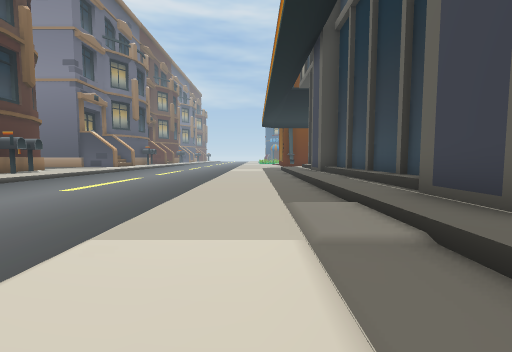
View 1 (above)

24 first-person views from a walk through a 3-D level made in the Unity game engine. The camera is 1.5 m above the floor, tilts 4° down and sees 90° across. Doors are open. The floor is counted in squares, 2 m on a side. Each view is taken from the middle of a square. On the plan, view 1 faces up. The plan holds only what a view shows up to about 9 squares ahead; the rest is blank. The place goes on beyond the plan. The player is left out.

View 2
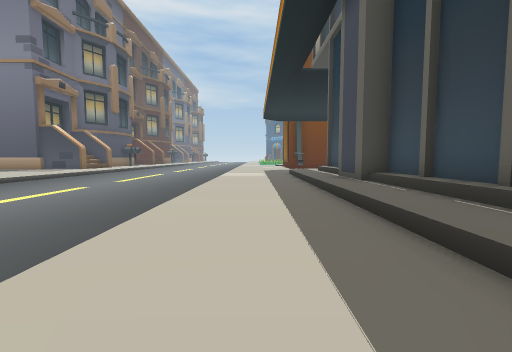

View 3
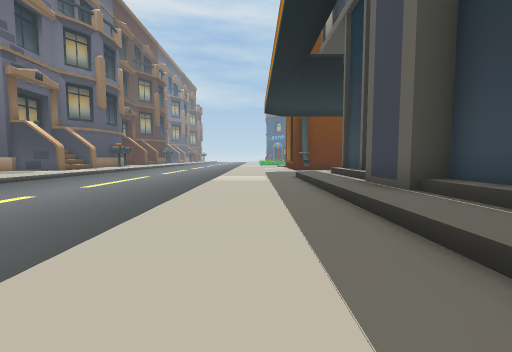

View 4
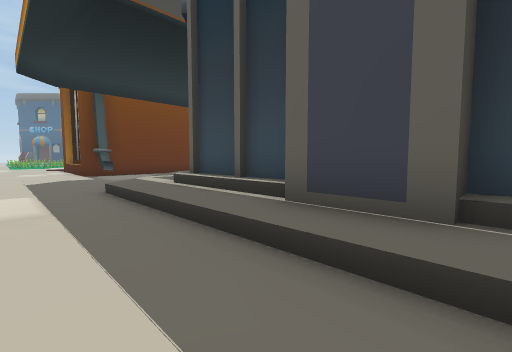

View 5
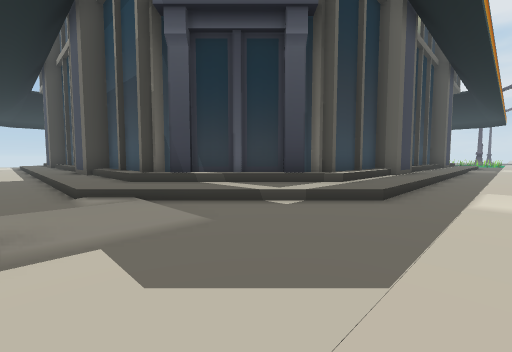

View 6
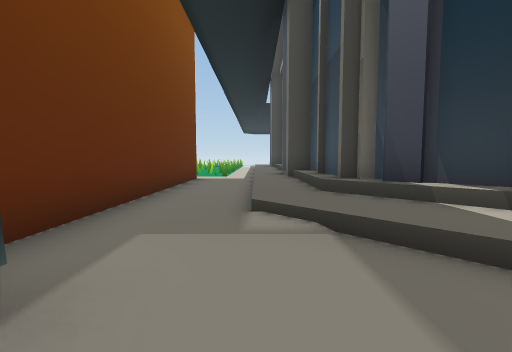

View 7
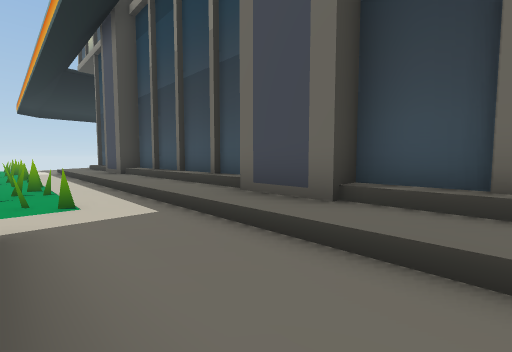

View 8
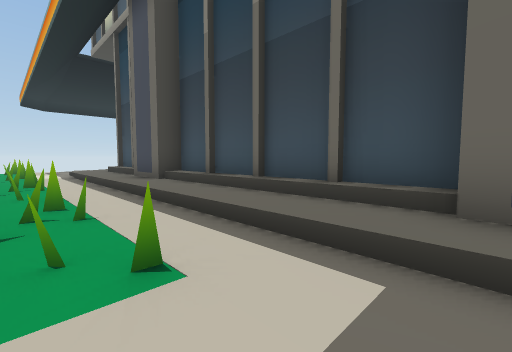

View 9
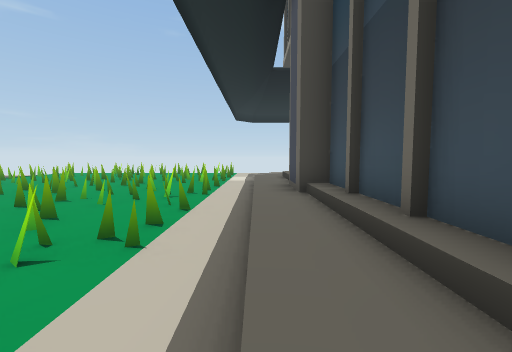

View 10
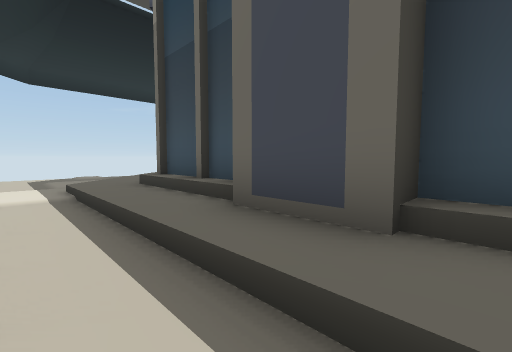

View 11
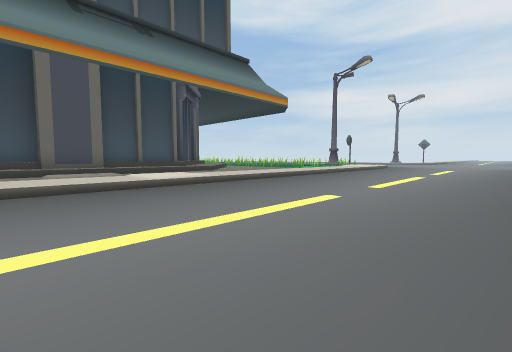

View 12
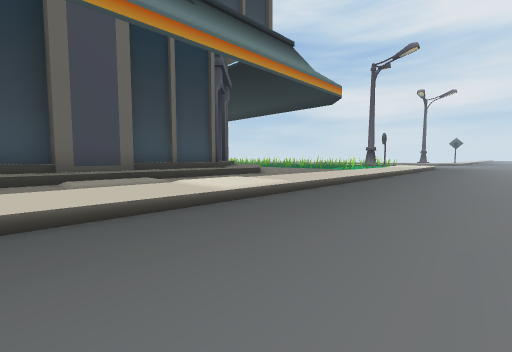

View 13
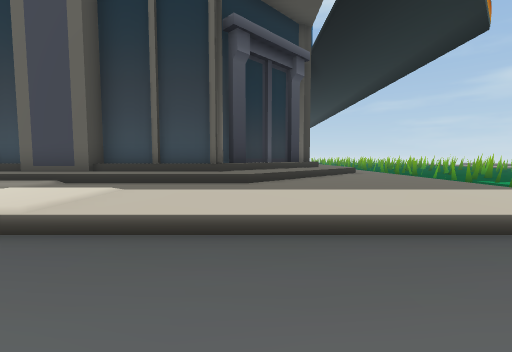

View 14
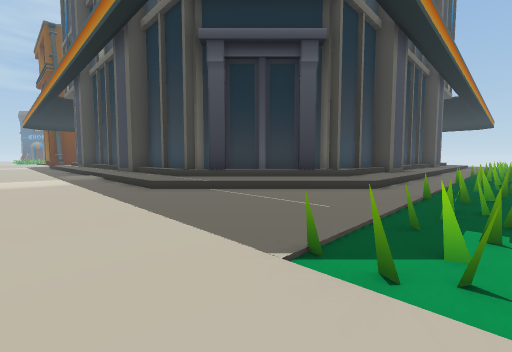

View 15
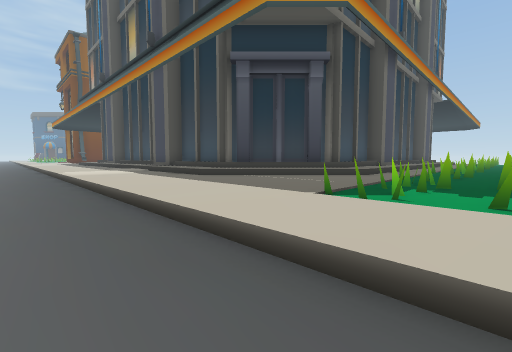

View 16
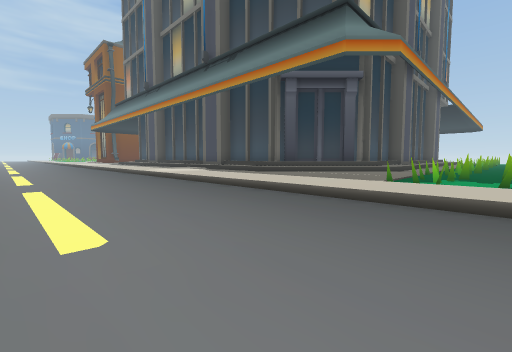

View 17
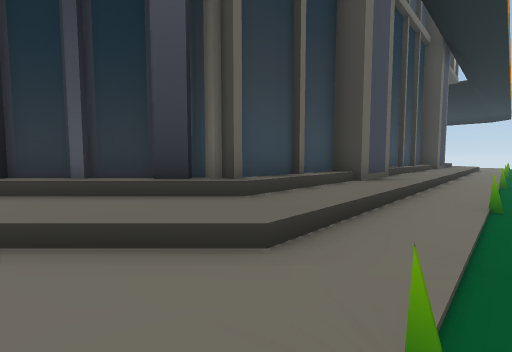

View 18
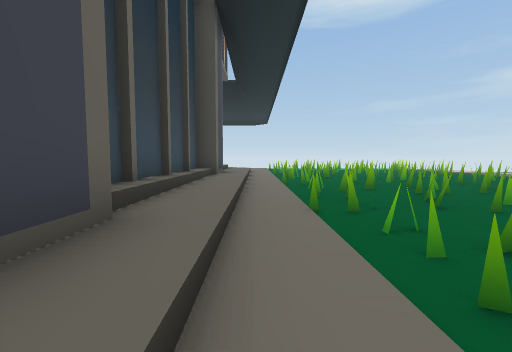

View 19
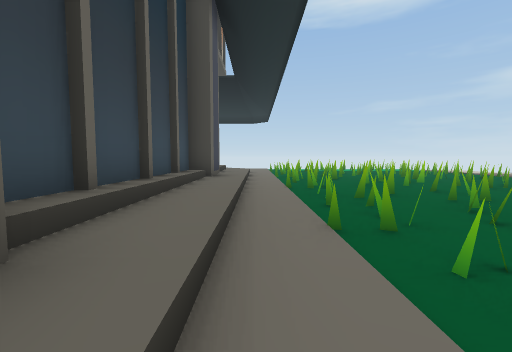

View 20
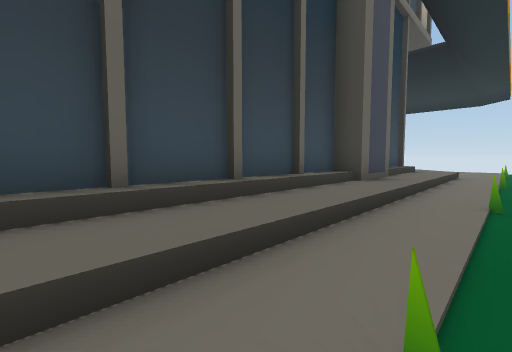

View 21
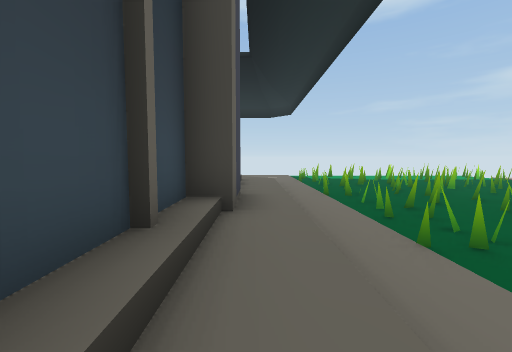

View 22
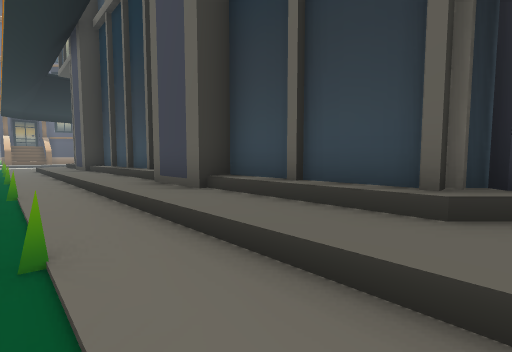

View 23
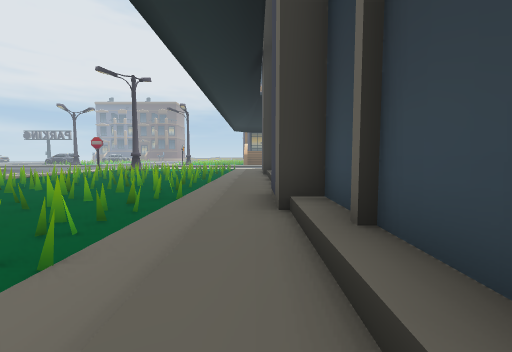

View 24
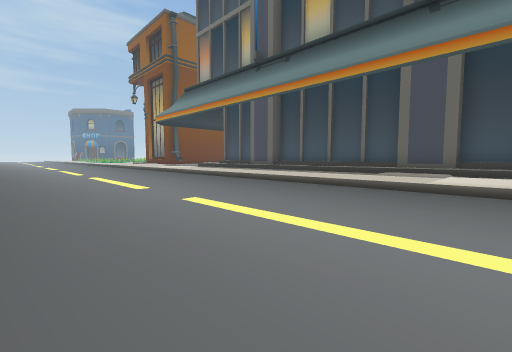

### Floor plan
Key: @ floor where view 1 was taken; # wall or solid block; x gap in a wall; . main floor; : floor 0.5 m higher than the main floor; + floor 1 m higher than the main floor; * floor 1.25 m higher than the main floor; / step, stairs or slope; B building; T thing the floor can be seen under or through.
Columns run from 8 left of view 1 to 23 right of it. Each row starts with its distance up from view 1.
 23                 BBBB   ### ###
 22            B    :  ::TTT:###:###
 21         :::B::::::::::::#:::#::/
 20         :::::///////////////////
 19         :::://////##//////##////
 18         :::///##################
 17         ::///##
 16         ::+/##
 15 .......:::/*#
 14 .......:::/*#
 13 .......:::+##
 12 .......:::+#
 11 .......:::+##
 10 .......:::/*#
  9 .......:::/*#
  8 .......:::+##
  7 .......:::+##
  6 .......:::/*#
  5 .......:::+##
  4 .......:::+#
  3 .......:::+##
  2 .......:::/*#
  1 .......:::/*#
  0 .......:@:+##
 -1 .......:::+###
 -2 .......:::///##
 -3 .......::::///##              ##
 -4 .......:::::///################/
 -5 .......:::::://++++++++++++++++/
 -6 .......:::::::::::::::::::::::::
 -7   .....::##::##::##::##::##::# :
 -8   .....::##x###################
 -9   .....::# :#

Where each view was taken, in squares from view 1:
view 1: 0 up, 0 right, facing up
view 2: 4 up, 0 right, facing up
view 3: 6 up, 0 right, facing up
view 4: 10 up, 0 right, facing up-right
view 5: 21 up, 0 right, facing down-right
view 6: 20 up, 2 right, facing right
view 7: 22 up, 8 right, facing down-right
view 8: 22 up, 11 right, facing down-right
view 9: 20 up, 12 right, facing right
view 10: 21 up, 17 right, facing down-right
view 11: 5 up, 8 left, facing down-right
view 12: 5 up, 5 left, facing down-right
view 13: 2 down, 4 left, facing right
view 14: 8 down, 1 left, facing up-right
view 15: 9 down, 3 left, facing up-right
view 16: 9 down, 6 left, facing up-right
view 17: 7 down, 4 right, facing up-right
view 18: 6 down, 9 right, facing right
view 19: 6 down, 10 right, facing right
view 20: 7 down, 12 right, facing up-right
view 21: 5 down, 14 right, facing right
view 22: 7 down, 23 right, facing up-left
view 23: 5 down, 23 right, facing left
view 24: 1 up, 8 left, facing up-right
